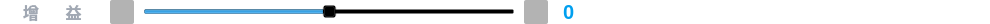
               <widget class="QWidget" name="widget_9" native="true">
                <property name="minimumSize">
                 <size>
                  <width>0</width>
                  <height>24</height>
                 </size>
                </property>
                <property name="maximumSize">
                 <size>
                  <width>16777215</width>
                  <height>24</height>
                 </size>
                </property>
                <property name="styleSheet">
                 <string notr="true">background-color:transparent;</string>
                </property>
                <layout class="QHBoxLayout" name="horizontalLayout_4">
                 <property name="spacing">
                  <number>0</number>
                 </property>
                 <property name="leftMargin">
                  <number>0</number>
                 </property>
                 <property name="topMargin">
                  <number>0</number>
                 </property>
                 <property name="rightMargin">
                  <number>0</number>
                 </property>
                 <property name="bottomMargin">
                  <number>0</number>
                 </property>
                 <item>
                  <spacer name="horizontalSpacer_27">
                   <property name="orientation">
                    <enum>Qt::Horizontal</enum>
                   </property>
                   <property name="sizeType">
                    <enum>QSizePolicy::Fixed</enum>
                   </property>
                   <property name="sizeHint" stdset="0">
                    <size>
                     <width>23</width>
                     <height>20</height>
                    </size>
                   </property>
                  </spacer>
                 </item>
                 <item>
                  <widget class="QLabel" name="lab_totalGain">
                   <property name="minimumSize">
                    <size>
                     <width>87</width>
                     <height>23</height>
                    </size>
                   </property>
                   <property name="maximumSize">
                    <size>
                     <width>87</width>
                     <height>23</height>
                    </size>
                   </property>
                   <property name="styleSheet">
                    <string notr="true">font-family: &quot;Noto Sans S Chinese&quot;; font-weight: 500;
font-size: 16px;
color: #A1A8B3;</string>
                   </property>
                   <property name="text">
                    <string>增      益</string>
                   </property>
                   <property name="alignment">
                    <set>Qt::AlignLeading|Qt::AlignLeft|Qt::AlignVCenter</set>
                   </property>
                  </widget>
                 </item>
                 <item>
                  <widget class="QPushButton" name="pBt_totalGain_sub">
                   <property name="minimumSize">
                    <size>
                     <width>24</width>
                     <height>24</height>
                    </size>
                   </property>
                   <property name="maximumSize">
                    <size>
                     <width>24</width>
                     <height>24</height>
                    </size>
                   </property>
                   <property name="styleSheet">
                    <string notr="true">QPushButton
{
	background: rgba(0, 0, 0, 0.3);
	border-radius: 2px;
	border-image: url(:/Skin/Images/Slider/sub-no.png);
}
QPushButton:hover
{
	border-image: url(:/Skin/Images/Slider/sub-ho.png);
}
QPushButton:pressed
{
	border-image: url(:/Skin/Images/Slider/sub-ch.png);
}
QPushButton:disabled
{
	border-image: url(:/Skin/Images/Slider/sub-dis.png);
}</string>
                   </property>
                   <property name="text">
                    <string/>
                   </property>
                  </widget>
                 </item>
                 <item>
                  <spacer name="horizontalSpacer_11">
                   <property name="orientation">
                    <enum>Qt::Horizontal</enum>
                   </property>
                   <property name="sizeType">
                    <enum>QSizePolicy::Fixed</enum>
                   </property>
                   <property name="sizeHint" stdset="0">
                    <size>
                     <width>9</width>
                     <height>20</height>
                    </size>
                   </property>
                  </spacer>
                 </item>
                 <item>
                  <widget class="GearSlider" name="hSlider_GainVal">
                   <property name="enabled">
                    <bool>true</bool>
                   </property>
                   <property name="minimumSize">
                    <size>
                     <width>372</width>
                     <height>15</height>
                    </size>
                   </property>
                   <property name="maximumSize">
                    <size>
                     <width>16777215</width>
                     <height>15</height>
                    </size>
                   </property>
                   <property name="styleSheet">
                    <string notr="true"/>
                   </property>
                   <property name="minimum">
                    <number>0</number>
                   </property>
                   <property name="maximum">
                    <number>10</number>
                   </property>
                   <property name="pageStep">
                    <number>1</number>
                   </property>
                   <property name="value">
                    <number>5</number>
                   </property>
                   <property name="orientation">
                    <enum>Qt::Horizontal</enum>
                   </property>
                  </widget>
                 </item>
                 <item>
                  <spacer name="horizontalSpacer_12">
                   <property name="orientation">
                    <enum>Qt::Horizontal</enum>
                   </property>
                   <property name="sizeType">
                    <enum>QSizePolicy::Fixed</enum>
                   </property>
                   <property name="sizeHint" stdset="0">
                    <size>
                     <width>9</width>
                     <height>20</height>
                    </size>
                   </property>
                  </spacer>
                 </item>
                 <item>
                  <widget class="QPushButton" name="pBt_totalGain_add">
                   <property name="minimumSize">
                    <size>
                     <width>24</width>
                     <height>24</height>
                    </size>
                   </property>
                   <property name="maximumSize">
                    <size>
                     <width>24</width>
                     <height>24</height>
                    </size>
                   </property>
                   <property name="styleSheet">
                    <string notr="true">QPushButton
{
	background: rgba(0, 0, 0, 0.3);
	border-radius: 2px;
	border-image: url(:/Skin/Images/Slider/add-no.png);
}
QPushButton:hover
{
	border-image: url(:/Skin/Images/Slider/add-ho.png);
}
QPushButton:pressed
{
	border-image: url(:/Skin/Images/Slider/add-ch.png);
}
QPushButton:disabled
{
	border-image: url(:/Skin/Images/Slider/add-dis.png);
}</string>
                   </property>
                   <property name="text">
                    <string/>
                   </property>
                  </widget>
                 </item>
                 <item>
                  <widget class="QLineEdit" name="lab_GainVal">
                   <property name="enabled">
                    <bool>false</bool>
                   </property>
                   <property name="minimumSize">
                    <size>
                     <width>30</width>
                     <height>23</height>
                    </size>
                   </property>
                   <property name="maximumSize">
                    <size>
                     <width>30</width>
                     <height>23</height>
                    </size>
                   </property>
                   <property name="styleSheet">
                    <string notr="true">border-radius:0px;
background-color: transparent;
color: #009FEF;
font-family: &quot;YouSheBiaoTiHei&quot;;
font-weight: 500;
font-size: 20px;
</string>
                   </property>
                   <property name="text">
                    <string>0</string>
                   </property>
                   <property name="maxLength">
                    <number>32767</number>
                   </property>
                   <property name="alignment">
                    <set>Qt::AlignRight|Qt::AlignTrailing|Qt::AlignVCenter</set>
                   </property>
                  </widget>
                 </item>
                 <item>
                  <spacer name="horizontalSpacer_10">
                   <property name="orientation">
                    <enum>Qt::Horizontal</enum>
                   </property>
                   <property name="sizeType">
                    <enum>QSizePolicy::Minimum</enum>
                   </property>
                   <property name="sizeHint" stdset="0">
                    <size>
                     <width>412</width>
                     <height>20</height>
                    </size>
                   </property>
                  </spacer>
                 </item>
                </layout>
               </widget>
